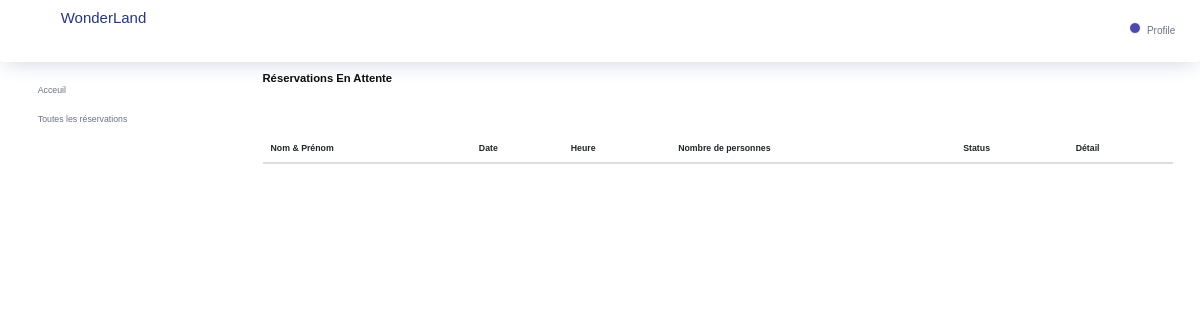
Before: /reservation-en-attente (signed in) with the older database file.
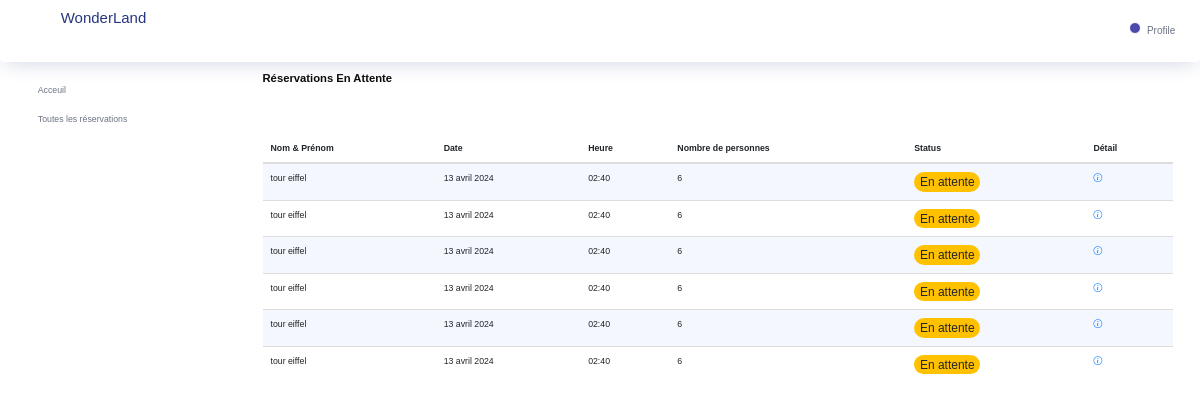
After: the same page with the newer database file.
### reservation/models.py (models this page shows, shortened)
class reserv_model(models.Model):
    Nom=models.CharField(max_length=100, null=False,  error_messages={'required': 'Ce champ est requis.'})
    nbre_person=models.IntegerField(null=False, error_messages={'required': 'Ce champ est requis.'})
    date= models.DateField(null=False, error_messages={'required': 'Ce champ est requis.'})
    heure = models.TimeField(null=False, error_messages={'required': 'Ce champ est requis.'})
    email=models.EmailField(null=False, error_messages={'required': 'Ce champ est requis.'})
    telephone=models.CharField(null=False,max_length=15, error_messages={'required': 'Ce champ est requis.'})
    status = models.CharField(max_length=10, choices=STATUS_CHOICES, default='Pending')

### manager/views.py (the view)
# urls.py: path('reservation-en-attente',PendingReservListView.as_view(),name='reserv_en_attente'),
class PendingReservListView(LoginRequiredMixin ,ListView):
    model = reserv_model
    template_name = 'pending_reservation.html'
    context_object_name = 'pendingReservations'
    def get_queryset(self):
        return reserv_model.objects.filter(status='Pending')

### templates/pending_reservation.html
{% extends "base2.html" %}
{% load static %}
{% block content %}
<link href="https://cdn.jsdelivr.net/npm/bootstrap-icons@1.8.0/font/bootstrap-icons.css" rel="stylesheet">
<div class="main-panel">
  <div class="col-lg-12 grid-margin stretch-card">
    <div class="card">
      <div class="card-body">
        <div class="row">
          <div class="col-md-6">
            <h4 class="card-title" style="margin-bottom: 50px;">Réservations en attente</h4>
          </div>
        </div>
        <div class="table-responsive">
          <table class="table table-striped">
            <thead>
              <tr>
                <th>
                  Nom & Prénom
                </th>
                <th>
                  Date
                </th>
                <th>
                  Heure
                </th>
                <th>
                  Nombre de personnes
                </th>
                <th>
                  Status
                </th>
                <th>
                  Détail
                </th>
              </tr>
            </thead>
            <tbody>
              {% for reserv_model in object_list %}
              <tr>
                <td>
                  {{ reserv_model.Nom }}
                </td>
                <td>
                  {{ reserv_model.date }}
                </td>
                <td>
                  {{ reserv_model.heure }}
                </td>
                <td>
                  {{ reserv_model.nbre_person }}
                </td>
                <td>
                  {% if reserv_model.status == 'Accepted' %}
                  <label class="badge badge-success">Acceptée</label>
                  {% elif reserv_model.status == 'Pending' %}
                  <label class="badge badge-warning">En attente</label>
                  {% else %}
                  <label class="badge badge-danger">{{ reserv_model.status }}</label>
                  {% endif %}
                </td>
                <td>
                    <a href="{% url 'reserv_detail' pk=reserv_model.pk %}">
                      <i class="bi bi-info-circle"></i>
                    </a>
                  </td>
              </tr>
              {% endfor %}
            </tbody>
          </table>
        </div>
      </div>
    </div>
  </div>
</div>
{% endblock %}

Changed rows visible on the page:
added reserv_model: Nom "tour eiffel", date "13 avril 2024", heure "02:40", nbre_person "6", status "En attente"
added reserv_model: Nom "tour eiffel", date "13 avril 2024", heure "02:40", nbre_person "6", status "En attente"
added reserv_model: Nom "tour eiffel", date "13 avril 2024", heure "02:40", nbre_person "6", status "En attente"
added reserv_model: Nom "tour eiffel", date "13 avril 2024", heure "02:40", nbre_person "6", status "En attente"
added reserv_model: Nom "tour eiffel", date "13 avril 2024", heure "02:40", nbre_person "6", status "En attente"
added reserv_model: Nom "tour eiffel", date "13 avril 2024", heure "02:40", nbre_person "6", status "En attente"
